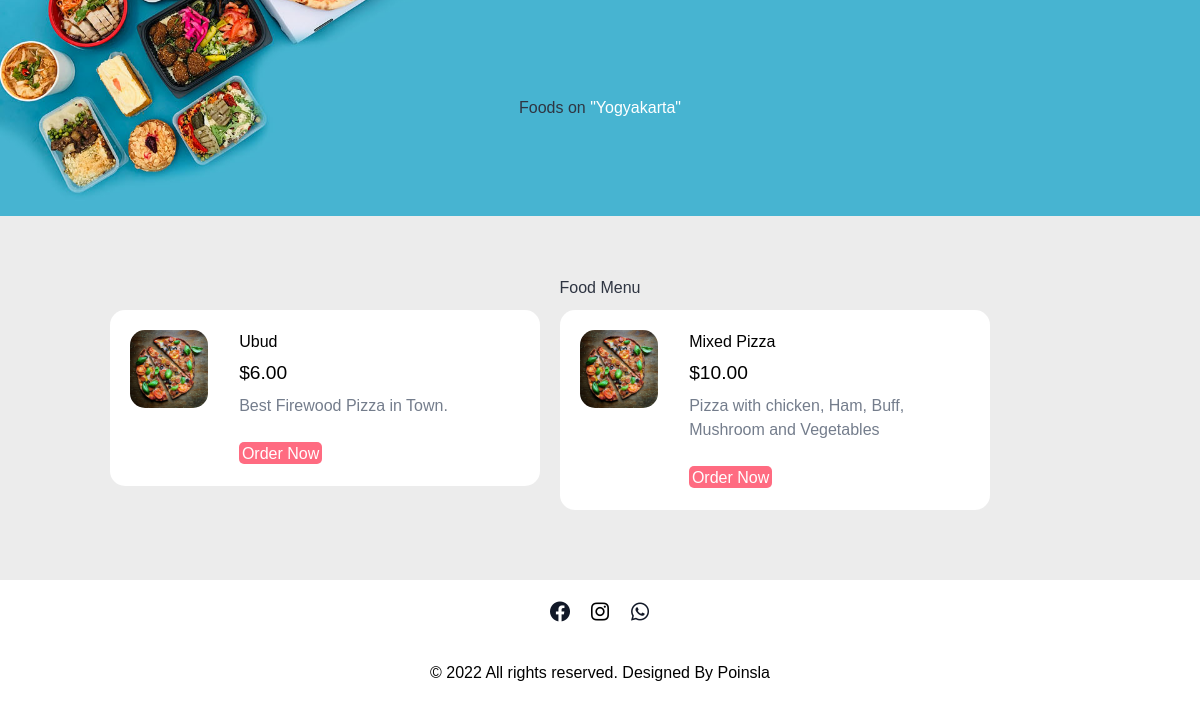
The app's page /category-foods.php?category_id=4 with its own data.
### tables this page shows
CREATE TABLE `tbl_category` (
  `id` int(10) UNSIGNED NOT NULL,
  `title` varchar(100) NOT NULL,
  `image_name` varchar(255) NOT NULL,
  `featured` varchar(10) NOT NULL,
  `active` varchar(10) NOT NULL
);

CREATE TABLE `tbl_food` (
  `id` int(10) UNSIGNED NOT NULL,
  `category_id` int(10) UNSIGNED NOT NULL,
  `title` varchar(100) NOT NULL,
  `description` text NOT NULL,
  `price` decimal(10,2) NOT NULL,
  `image_name` varchar(255) NOT NULL,
  `featured` varchar(10) NOT NULL,
  `active` varchar(10) NOT NULL
);

### category-foods.php (the view, shortened to what this page needs)
<?php include('partials-front/header.php'); ?>
<?php
if (isset($_GET['category_id'])) {
    $category_id = $_GET['category_id'];
    $sql = "SELECT title FROM tbl_category WHERE id=$category_id";
    $res = mysqli_query($conn, $sql);
    $row = mysqli_fetch_assoc($res);
    $category_title = $row['title'];
} else {
    header('location:' . SITEURL);
}
?>
<section class="food-search text-center">
    <div class="container">
        <h2>Foods on <a href="#" class="text-white">"<?php echo $category_title; ?>"</a></h2>
    </div>
</section>
<section class="food-menu">
    <div class="container">
        <h2 class="text-center">Food Menu</h2>
        <?php
        $sql2 = "SELECT * FROM tbl_food WHERE category_id=$category_id";
        $res2 = mysqli_query($conn, $sql2);
        $count2 = mysqli_num_rows($res2);
        if ($count2 > 0) {
            while ($row2 = mysqli_fetch_assoc($res2)) {
                $id = $row2['id'];
                $title = $row2['title'];
                $price = $row2['price'];
                $description = $row2['description'];
                $image_name = $row2['image_name'];
        ?>
                <div class="food-menu-box">
                    <div class="food-menu-img">
                        <?php
                        if ($image_name == "") {
                            echo "<div class='error'>Image not Available.</div>";
                        } else {
                        ?>
                            <img src="<?php echo SITEURL; ?>images/food/<?php echo $image_name; ?>" alt="Chicke Hawain Pizza" class="img-responsive img-curve">
                        <?php
                        }
                        ?>
                    </div>
                    <div class="food-menu-desc">
                        <h4><?php echo $title; ?></h4>
                        <p class="food-price">$<?php echo $price; ?></p>
                        <p class="food-detail">
                            <?php echo $description; ?>
                        </p>
                        <br>
                        <a href="<?php echo SITEURL; ?>order.php?food_id=<?php echo $id; ?>" class="btn btn-primary">Order Now</a>
                    </div>
                </div>
        <?php
            }
        } else {
            echo "<div class='error'>Food not Available.</div>";
        }
        ?>
    </div>
</section>
<?php include('partials-front/footer.php'); ?>

### css/style.css (style rules this page uses)
* { margin: 0 0; padding: 0 0; font-family: Arial, Helvetica, sans-serif; }
.container { width: 80%; margin: 0 auto; padding: 1%; }
.img-responsive { width: 100%; }
.img-curve { border-radius: 15px; }
.text-center { text-align: center; }
.text-white { color: white; }
a { color: #ff6b81; text-decoration: none; }
.btn { padding: 1%; border: none; font-size: 1rem; border-radius: 5px; }
.btn-primary { background-color: #ff6b81; color: white; cursor: pointer; }
h2 { color: #2f3542; font-size: 2rem; margin-bottom: 2%; }
.food-search { background-image: url(../images/bg.jpg); background-size: cover; background-repeat: no-repeat; background-position: center; padding: 7% 0; }
.food-menu { background-color: #ececec; padding: 4% 0; }
.food-menu-box { width: 43%; margin: 1%; padding: 2%; float: left; background-color: white; border-radius: 15px; }
.food-menu-img { width: 20%; float: left; }
.food-menu-desc { width: 70%; float: left; margin-left: 8%; }
.food-price { font-size: 1.2rem; margin: 2% 0; }
.food-detail { font-size: 1rem; color: #747d8c; }

### assets/css/styles.css (style rules this page uses)
*, *::before, *::after { box-sizing: border-box; }
:root { -moz-tab-size: 4; -o-tab-size: 4; tab-size: 4; }
html { line-height: 1.15; -webkit-text-size-adjust: 100%; }
body { margin: 0; }
body { font-family: system-ui, -apple-system, 'Segoe UI', Roboto, Helvetica, Arial, sans-serif, 'Apple Color Emoji', 'Segoe UI Emoji'; }
blockquote, dl, dd, h1, h2, h3, h4, h5, h6, hr, figure, p, pre { margin: 0; }
html { font-family: ui-sans-serif, system-ui, -apple-system, BlinkMacSystemFont, "Segoe UI", Roboto, "Helvetica Neue", Arial, "Noto Sans", sans-serif, "Apple Color Emoji", "Segoe UI Emoji", "Segoe UI Symbol", "Noto Color Emoji"; line-height: 1.5; }
body { font-family: inherit; line-height: inherit; }
img { border-style: solid; }
h1, h2, h3, h4, h5, h6 { font-size: inherit; font-weight: inherit; }
a { color: inherit; text-decoration: inherit; }
img, svg, video, canvas, audio, iframe, embed, object { display: block; vertical-align: middle; }
img, video { max-width: 100%; height: auto; }
* { --tw-shadow: 0 0 #0000; --tw-ring-inset: var(--tw-empty, ); --tw-ring-offset-width: 0px; --tw-ring-offset-color: #fff; --tw-ring-color: rgba(59, 130, 246, 0.5); --tw-ring-offset-shadow: 0 0 #0000; --tw-ring-shadow: 0 0 #0000; }
.text-center { text-align: center; }
.text-white { --tw-text-opacity: 1; color: rgba(255, 255, 255, var(--tw-text-opacity)); }
.container { width: 100%; }
@media (min-width: 640px) { .container { max-width: 640px; } }
@media (min-width: 768px) { .container { max-width: 768px; } }
@media (min-width: 1024px) { .container { max-width: 1024px; } }

### records on screen
tbl_category: title "Yogyakarta"
tbl_food: image_name (picture), title "Ubud", price "6.00", description "Best Firewood Pizza in Town."
tbl_food: image_name (picture), title "Mixed Pizza", price "10.00", description "Pizza with chicken, Ham, Buff, Mushroom and Vegetables"
